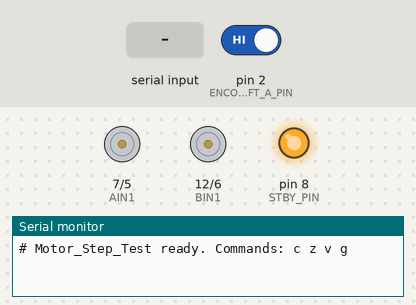
Recording of a sketch running on a simulated Arduino Uno, built with avr-gcc and run on an emulated ATmega328P. Parts: direction and speed pins drawn as motors (green arrow = direction pin HIGH = forward, orange = LOW = backward, longer = more drive, stopped while the standby pin is LOW), output pins drawn as LEDs (lit = HIGH), the last lines printed to the serial monitor. The inputs (shaded band) are chosen by the test bench; at power-on: pin 2 (ENCODER_LEFT_A_PIN) HIGH.

Above: at 1.2 s.
1.3 s: "g" received over Serial
At 2.0 s:
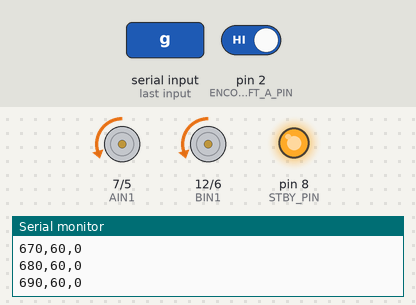
At 3.2 s:
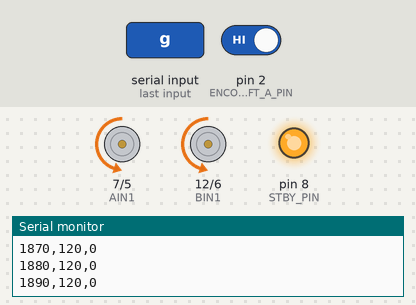
4.3 s: "c" received over Serial
At 5.6 s:
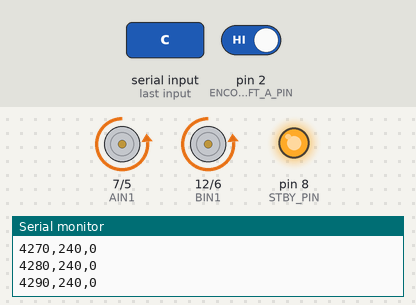
7.3 s: "z" received over Serial
Timing chart, 0 to 10.3 s (numbered marks = the images above; inputs shaded):
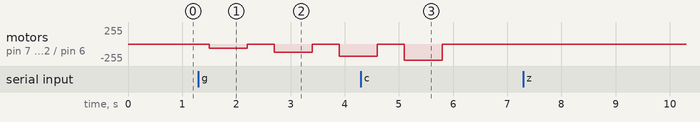

Measured:
- after the input at 1.3 s, motor on pin 7 (AIN1) / pin 5 (PWMA_LEFT), motor on pin 12 (BIN1) / pin 6 (PWMB_RIGHT): stopped → backward 60/255 after 0.20 s, → stopped 0.70 s later, → backward 120/255 0.50 s later, → stopped 0.70 s later, … (5 changes in this stretch)

The sketch:

Motor_Step_Test.ino
```cpp
/*
 * Motor_Step_Test - open-loop motor / encoder / battery test for the ELEGOO Tumbller
 * (Tumbller balance course, notebook 4)
 *
 *   !!  PUT THE ROBOT ON A STAND SO THAT BOTH WHEELS SPIN FREELY.  !!
 *   !!  This sketch does NOT balance. The wheels run at full speed. !!
 *
 * Serial Monitor: 115200 baud. Type one letter and press Enter:
 *   c   print the encoder edge counter of the left wheel
 *       (turn the wheel by hand exactly 10 turns -> edges per wheel revolution)
 *   z   set the counter to zero
 *   v   print the battery voltage
 *   g   run the step sequence. Prints one line every 10 ms:   ms,pwm,count
 *       Copy the lines into a file, or record them with tools/tumbller_logger.py
 *
 * The counter counts both edges of ONE encoder channel, exactly like the stock
 * firmware does (attachInterrupt(..., CHANGE)). It cannot see the direction.
 */

// Pin numbers copied from Pins.h of the stock firmware
#define AIN1 7                 // direction, left motor
#define PWMA_LEFT 5            // PWM, left motor
#define BIN1 12                // direction, right motor
#define PWMB_RIGHT 6           // PWM, right motor
#define STBY_PIN 8             // HIGH = motor driver enabled
#define ENCODER_LEFT_A_PIN 2   // left encoder, channel A (external interrupt 0)
#define VOL_MEASURE_PIN A2     // battery voltage through a 10k / 1.5k divider

const int STEP_PWM[] = {60, 120, 180, 240};   // PWM values of the test steps
const int NUM_STEPS = 4;
const unsigned long STEP_ON_MS = 700;         // motor on
const unsigned long STEP_OFF_MS = 500;        // motor off (coast down)
const unsigned long SAMPLE_MS = 10;           // one line every 10 ms

volatile long edge_count = 0;   // written inside the interrupt -> "volatile"

void countEdge()                // interrupt service routine: keep it tiny
{
  edge_count++;
}

long readCount()
{
  noInterrupts();               // a long is 4 bytes; do not let the ISR change it half-way
  long c = edge_count;
  interrupts();
  return c;
}

void setMotors(int pwm)         // pwm: -255 ... 255, sign = direction
{
  digitalWrite(AIN1, pwm < 0 ? HIGH : LOW);
  digitalWrite(BIN1, pwm < 0 ? HIGH : LOW);
  analogWrite(PWMA_LEFT, abs(pwm));
  analogWrite(PWMB_RIGHT, abs(pwm));
}

float batteryVoltage()          // same formula as voltage.h of the stock firmware
{
  return (analogRead(VOL_MEASURE_PIN) * 1.1 / 1024) * ((10 + 1.5) / 1.5);
}

void logFor(unsigned long duration_ms, int pwm, unsigned long t0)
{
  setMotors(pwm);
  unsigned long start = millis();
  unsigned long next = start;
  while (millis() - start < duration_ms)
  {
    if (millis() >= next)
    {
      next += SAMPLE_MS;
      Serial.print(millis() - t0);
      Serial.print(',');
      Serial.print(pwm);
      Serial.print(',');
      Serial.println(readCount());
    }
  }
}

void runStepSequence()
{
  Serial.print(F("# battery [V]: "));
  Serial.println(batteryVoltage());
  Serial.println(F("ms,pwm,count"));
  noInterrupts();
  edge_count = 0;
  interrupts();
  unsigned long t0 = millis();
  logFor(200, 0, t0);
  for (int i = 0; i < NUM_STEPS; i++)
  {
    logFor(STEP_ON_MS, STEP_PWM[i], t0);
    logFor(STEP_OFF_MS, 0, t0);
  }
  setMotors(0);
  Serial.println(F("# done"));
}

void setup()
{
  Serial.begin(115200);
  analogReference(INTERNAL);    // 1.1 V reference, as in the stock firmware
  pinMode(AIN1, OUTPUT);
  pinMode(BIN1, OUTPUT);
  pinMode(PWMA_LEFT, OUTPUT);
  pinMode(PWMB_RIGHT, OUTPUT);
  pinMode(STBY_PIN, OUTPUT);
  pinMode(ENCODER_LEFT_A_PIN, INPUT);
  setMotors(0);
  digitalWrite(STBY_PIN, HIGH);
  attachInterrupt(digitalPinToInterrupt(ENCODER_LEFT_A_PIN), countEdge, CHANGE);
  Serial.println(F("# Motor_Step_Test ready. Commands: c z v g"));
}

void loop()
{
  if (Serial.available())
  {
    char c = Serial.read();
    if (c == 'c')
    {
      Serial.print(F("# edges: "));
      Serial.println(readCount());
    }
    else if (c == 'z')
    {
      noInterrupts();
      edge_count = 0;
      interrupts();
      Serial.println(F("# counter reset"));
    }
    else if (c == 'v')
    {
      Serial.print(F("# battery [V]: "));
      Serial.println(batteryVoltage());
    }
    else if (c == 'g')
    {
      runStepSequence();
    }
  }
}
```
